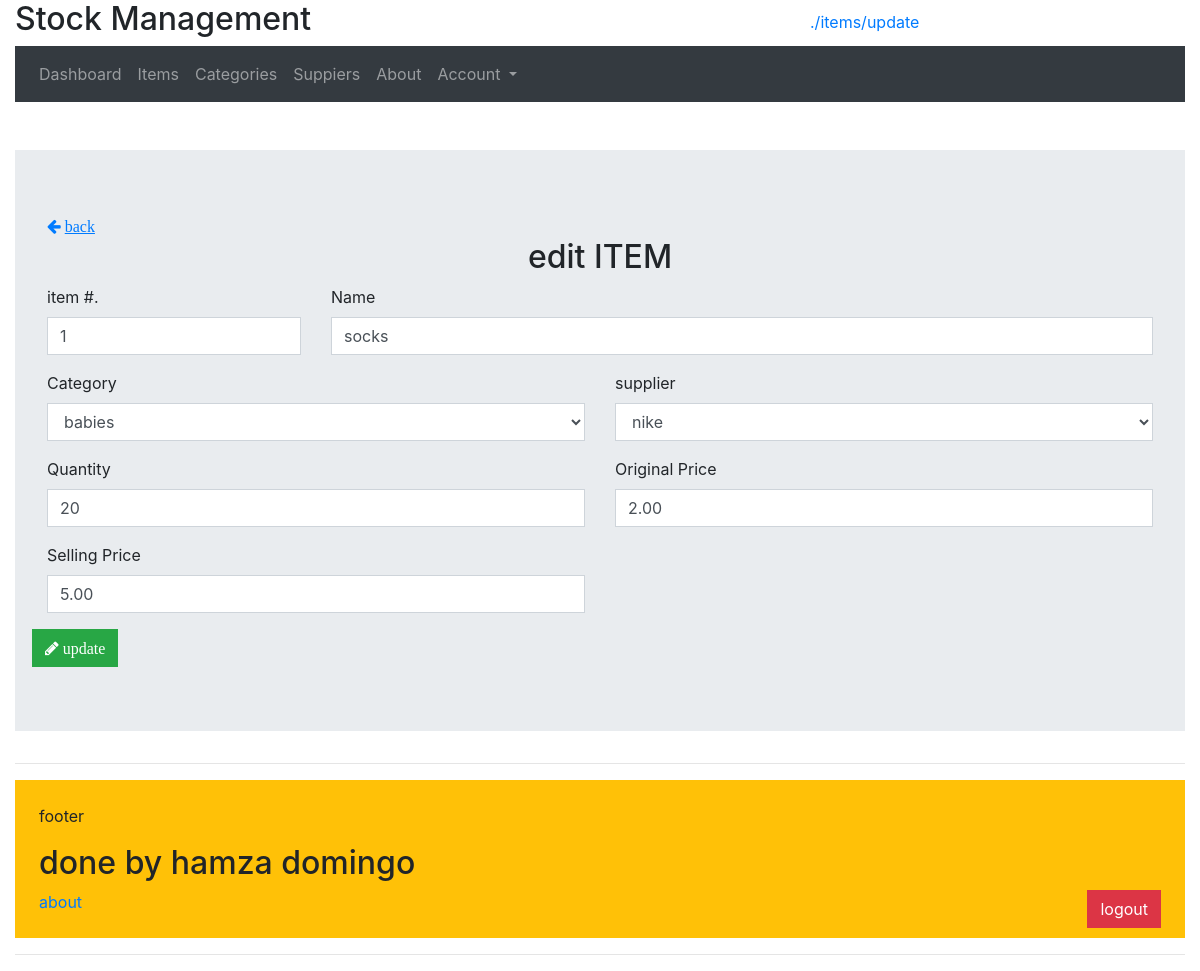
Page /item-update.php?id=1 (signed in) on the committed database.
### tables this page shows
CREATE TABLE `items` (
  `id` int(11) NOT NULL,
  `name` varchar(60) NOT NULL,
  `quantity` int(4) NOT NULL,
  `category_id` int(3) NOT NULL,
  `supplier_id` int(11) NOT NULL,
  `original_price` decimal(8,2) NOT NULL,
  `selling_price` decimal(8,2) NOT NULL
);

### functions.php (called while the page is built, shortened)
<?php
function get_item($id)
{
    $sql ="SELECT
        itm.`id`,
        itm.`name`,
        itm.`quantity`,
        cg.`id` AS category_id,
        sp.`id` AS supplier_id,
        itm.`original_price`,
        itm.`selling_price`
    FROM
        items itm, categories cg, suppliers sp
    WHERE
        itm.`category_id` = cg.`id` AND itm.`supplier_id` = sp.`id` AND itm.`id` = $id;
    ";
    $result = $GLOBALS["conn"]->query($sql);
    return $result->fetch_assoc();
}
function get_suppliers()
{
    $sql = "SELECT * FROM suppliers";
    $result = $GLOBALS["conn"]->query($sql);
    return $result->fetch_all(MYSQLI_ASSOC);
}
function get_categories()
{
    $sql = "SELECT * FROM categories";
    $result = $GLOBALS["conn"]->query($sql);
    return $result->fetch_all(MYSQLI_ASSOC);
}

### item-update.php (the view, shortened to what this page needs)
<?php require_once "./functions.php"; ?>
<?php
    $inputs = [
        "id" => "",
        "name" => "",
        "quantity" => "",
        "category_id" => "",
        "supplier_id" => "",
        "original_price" => "",
        "selling_price" => ""
    ];
    $errors = [
        "id" => "",
        "name" => "",
        "quantity" => "",
        "category_id" => "",
        "supplier_id" => "",
        "original_price" => "",
        "selling_price" => ""
    ];
?>
<?php $id = (int)$_GET['id'];?>
<?php
    if ($_SERVER["REQUEST_METHOD"] == "GET")
    {
        $item_db = get_item($id);
        $inputs['id'] = $item_db['id'];
        $inputs['name'] = $item_db['name'];
        $inputs['quantity'] = $item_db['quantity'];
        $inputs['category_id'] = $item_db['category_id'];
        $inputs['supplier_id'] = $item_db['supplier_id'];
        $inputs['original_price'] = $item_db['original_price'];
        $inputs['selling_price'] = $item_db['selling_price'];
    }
    ?>
<?php $categories_db = get_categories(); ?>
<?php $suppliers_db = get_suppliers(); ?>
<?php include "./includes/header.php"?>
    <br>
    <br>
    <form class="jumbotron" action="item-update.php?id=<?=$id?>" method="POST">
        <a href="./item-read.php" class="fa fa-arrow-left">
            <u>back</u>
        </a>
        <h2 class="text-center">edit ITEM</h2>
        <div class="row">
            <div class="form-group col-sm-3">
                <label for="inputItemId">item #.</label>
                <input type="number" name="id" value="<?=$inputs['id']?>" class="form-control
                <?=(empty($errors["id"])) ? '' : 'is-invalid'?>"
                id="inputItemId" placeholder="enter item number...">
            </div>
            <div class="form-group col-sm-9">
                <label for="inputName">Name</label>
                <input type="text" name="name" value="<?=$inputs['name']?>" class="form-control
                <?=(empty($errors["name"])) ? '' : 'is-invalid'?>"
                id="inputName" placeholder="item name">
            </div>
        </div>
        <div class="row">
            <div class="form-group col-sm-6">
                <label for="selectCategory">Category</label>
                <select name="category_id" class="form-control
                <?=(empty($errors["category_id"])) ? '' : 'is-invalid'?>"
                id="selectCategory">
                    <?php foreach ($categories_db as $category):?>
                        <option <?=($inputs['category_id']==$category['id'])?'selected':''?>
                        value="<?=$category['id']?>"><?=$category['name']?></option>
                    <?php endforeach;?>
                </select>
            </div>
            <div class="form-group col-sm-6">
                <label for="selectSupplier">supplier</label>
                <select name="supplier_id" class="form-control
                <?=(empty($errors["supplier_id"])) ? '' : 'is-invalid'?>"
                id="selectSupplier">
                    <?php foreach ($suppliers_db as $supplier):?>
                        <option <?=($inputs['supplier_id']==$supplier['id'])?'selected':''?>
                        value="<?=$supplier['id']?>"><?=$supplier['name']?></option>
                    <?php endforeach;?>
                </select>
            </div>
        </div>
        <div class="row">
            <div class="form-group col-sm-6">
                <label for="inputQuantity">Quantity</label>
                <input type="number" name="quantity" value="<?=$inputs['quantity']?>" class="form-control
                <?=(empty($errors["quantity"])) ? '' : 'is-invalid'?>"
                id="inputQuantity" >
            </div>
            <div class="form-group col-sm-6">
                <label for="inputOrignalPrice">Original Price</label>
                <input type="number" step="0.01" name="original_price" value="<?=$inputs['original_price']?>" class="form-control
                <?=(empty($errors["original_price"])) ? '' : 'is-invalid'?>"
                id="inputOrignalPrice" >
            </div>
        </div>
        <div class="row">
            <div class="form-group col-sm-6">
                <label for="inputSellingPrice">Selling Price</label>
                <input type="number" step="0.01" name="selling_price" value="<?=$inputs['selling_price']?>" class="form-control
                <?=(empty($errors["selling_price"])) ? '' : 'is-invalid'?>"
                id="inputSellingPrice" >
            </div>
        </div>
        <div class="row">
            <button type="submit" name="submit" class="btn btn-success fa fa-pencil"> update</button>
        </div>
    </form>
<?php include "./includes/footer.php"?>

### assets/style.css (style rules this page uses)
*, *::after, *::before { margin: 0; border-radius: 0 !important; box-sizing: border-box; }

### rows in the picture
items: id "1", name "socks", quantity "20", original_price "2.00", selling_price "5.00"

### other values in the picture
$page_title "items/update"
form field category_id "babies"
form field supplier_id "nike"
